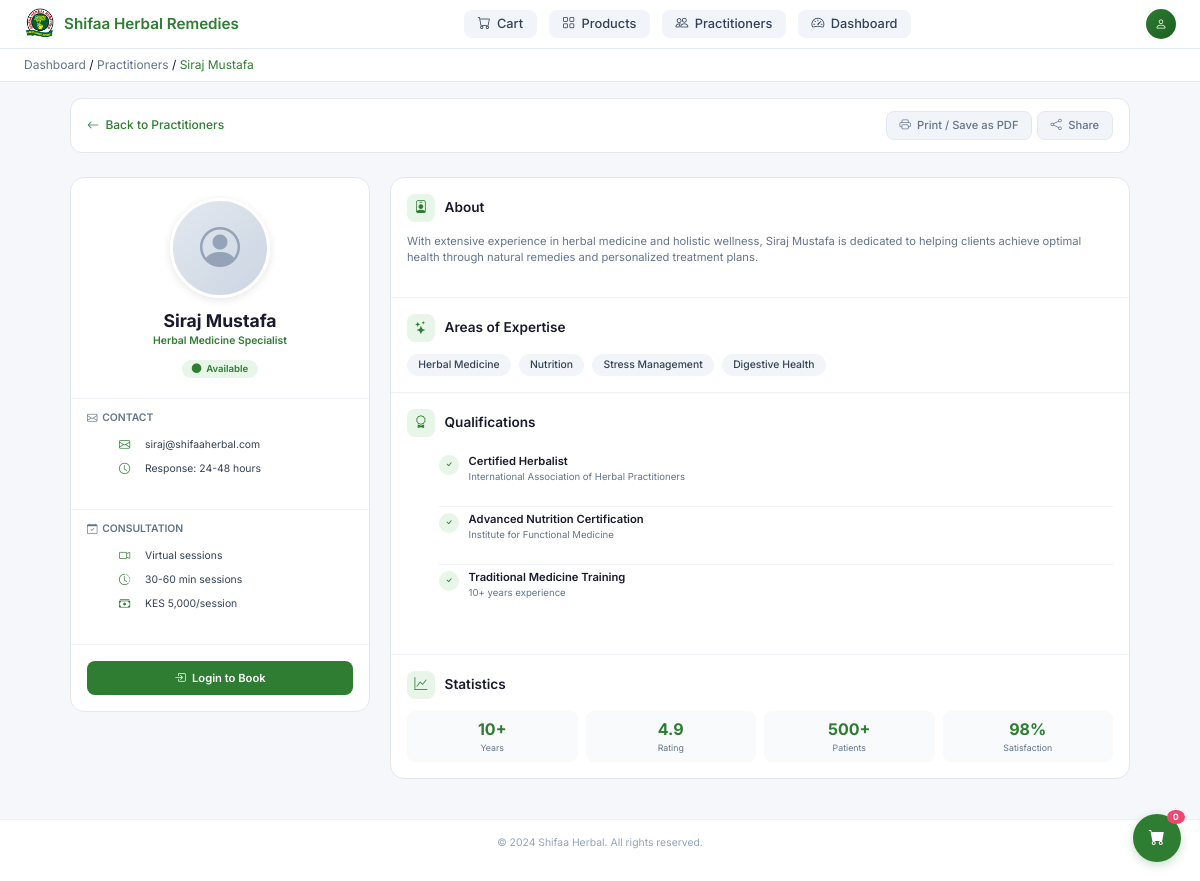
Page /practitioners/2 on the committed database.
### models.py (models this page shows, shortened)
class Practitioner(db.Model):
    __tablename__ = 'practitioner'
    id = db.Column(db.Integer, primary_key=True)
    name = db.Column(db.String(100), nullable=False, index=True)  # Added index
    title = db.Column(db.String(100))
    bio = db.Column(db.Text)
    specialties = db.Column(db.String(200), index=True)  # Added index
    image_url = db.Column(db.String(500))
    email = db.Column(db.String(120), unique=True, index=True)  # Added index
    phone = db.Column(db.String(20))
    is_active = db.Column(db.Boolean, default=True, index=True)  # Added index
    created_at = db.Column(db.DateTime, default=datetime.utcnow)
    updated_at = db.Column(db.DateTime, default=datetime.utcnow, onupdate=datetime.utcnow)
    appointments = db.relationship('Appointment', backref='practitioner', lazy='dynamic')
    questions = db.relationship('Question', backref='practitioner', lazy='dynamic')

### app.py (the view)
    @app.route("/practitioners/<int:practitioner_id>")
    def practitioner_detail(practitioner_id):
        from models import Practitioner
        practitioner = db.session.get(Practitioner, practitioner_id)
        if not practitioner or not practitioner.is_active:
            flash("Practitioner not found or not available.", "error")
            return redirect(url_for("practitioners"))
        return render_template("user/practitioner_detail.html", practitioner=practitioner)

### templates/user/practitioner_detail.html (shortened to what this page needs)
<!DOCTYPE html>
<html lang="en">
<head>
    <link href="https://cdn.jsdelivr.net/npm/bootstrap@5.3.0-alpha1/dist/css/bootstrap.min.css" rel="stylesheet">
    <link href="https://cdn.jsdelivr.net/npm/bootstrap-icons@1.8.1/font/bootstrap-icons.css" rel="stylesheet">
</head>
<body>
    <div class="top-nav">
        <div class="logo-area">
            <img class="logo-image" src="{{ url_for('static', filename='Screenshot 2026-04-01 182842.png') }}" alt="Shifaa Herbal">
            <span class="logo-text">Shifaa Herbal Remedies</span>
        </div>
        <div class="nav-links">
            <a href="{{ url_for('cart') }}" class="nav-link"><i class="bi bi-cart"></i> <span>Cart</span></a>
            <a href="{{ url_for('products') }}" class="nav-link"><i class="bi bi-grid"></i> <span>Products</span></a>
            <a href="{{ url_for('practitioners') }}" class="nav-link"><i class="bi bi-people"></i> <span>Practitioners</span></a>
            <a href="{{ url_for('dashboard') }}" class="nav-link"><i class="bi bi-speedometer2"></i> <span>Dashboard</span></a>
        </div>
        <div class="user-info">
            <div class="user-avatar"><i class="bi bi-person"></i></div>
        </div>
    </div>
    <div class="breadcrumb-bar">
        <a href="{{ url_for('dashboard') }}">Dashboard</a> <span>/</span>
        <a href="{{ url_for('practitioners') }}">Practitioners</a> <span>/</span>
        <span style="color: #2e7d32;">{{ practitioner.name }}</span>
    </div>
    <div class="main-container">
        <div class="quick-actions">
            <a href="{{ url_for('practitioners') }}" class="back-link"><i class="bi bi-arrow-left"></i> Back to Practitioners</a>
            <div>
                <button class="quick-action-btn" onclick="window.print()"><i class="bi bi-printer"></i> Print / Save as PDF</button>
                <button class="quick-action-btn" id="shareBtn"><i class="bi bi-share"></i> Share</button>
            </div>
        </div>
        <div class="practitioner-layout">
            <aside class="practitioner-sidebar">
                <div class="profile-header">
                    <div class="profile-image">
                        {% if practitioner.image_url %}
                        <img src="{{ practitioner.image_url }}" alt="{{ practitioner.name }}">
                        {% else %}
                        <i class="bi bi-person-circle"></i>
                        {% endif %}
                    </div>
                    <h2>{{ practitioner.name }}</h2>
                    <p class="profile-title">{{ practitioner.title or 'Herbal Medicine Specialist' }}</p>
                    <div class="availability-badge {% if practitioner.is_active %}available{% else %}unavailable{% endif %}">
                        <i class="bi bi-circle-fill"></i>
                        {% if practitioner.is_active %}Available{% else %}Unavailable{% endif %}
                    </div>
                </div>
                <div class="contact-section">
                    <div class="contact-title"><i class="bi bi-envelope"></i> Contact</div>
                    <ul class="contact-list">
                        {% if practitioner.email %}
                        <li class="contact-item"><i class="bi bi-envelope"></i> {{ practitioner.email }}</li>
                        {% endif %}
                        <li class="contact-item"><i class="bi bi-clock"></i> Response: 24-48 hours</li>
                    </ul>
                </div>
                <div class="contact-section">
                    <div class="contact-title"><i class="bi bi-calendar-check"></i> Consultation</div>
                    <ul class="contact-list">
                        <li class="contact-item"><i class="bi bi-camera-video"></i> Virtual sessions</li>
                        <li class="contact-item"><i class="bi bi-clock-history"></i> 30-60 min sessions</li>
                        <li class="contact-item"><i class="bi bi-cash-stack"></i> KES {{ practitioner.consultation_fee or '5,000' }}/session</li>
                    </ul>
                </div>
                <div class="book-section">
                    {% if current_user.is_authenticated %}
                    <a href="{{ url_for('book_appointment', practitioner_id=practitioner.id) }}" class="book-btn">
                        <i class="bi bi-calendar-check"></i> Book Appointment
                    </a>
                    {% else %}
                    <a href="{{ url_for('login') }}" class="book-btn"><i class="bi bi-box-arrow-in-right"></i> Login to Book</a>
                    {% endif %}
                </div>
            </aside>
            <div class="practitioner-content">
                <div class="content-section">
                    <div class="section-header">
                        <div class="section-icon"><i class="bi bi-person-badge"></i></div>
                        <div class="section-title">About</div>
                    </div>
                    <div class="section-content">
                        {% if practitioner.bio %}
                        <p>{{ practitioner.bio }}</p>
                        {% else %}
                        <p>With extensive experience in herbal medicine and holistic wellness, {{ practitioner.name }} is dedicated to helping clients achieve optimal health through natural remedies and personalized treatment plans.</p>
                        {% endif %}
                    </div>
                </div>
                <div class="content-section">
                    <div class="section-header">
                        <div class="section-icon"><i class="bi bi-stars"></i></div>
                        <div class="section-title">Areas of Expertise</div>
                    </div>
                    <div class="specialties-grid">
                        {% if practitioner.specialties %}
                            {% for specialty in practitioner.specialties.split(',') %}
                            <span class="specialty-tag">{{ specialty.strip() }}</span>
                            {% endfor %}
                        {% else %}
                            <span class="specialty-tag">Herbal Medicine</span>
                            <span class="specialty-tag">Nutrition</span>
                            <span class="specialty-tag">Stress Management</span>
                            <span class="specialty-tag">Digestive Health</span>
                        {% endif %}
                    </div>
                </div>
                <div class="content-section">
                    <div class="section-header">
                        <div class="section-icon"><i class="bi bi-award"></i></div>
                        <div class="section-title">Qualifications</div>
                    </div>
                    <ul class="qualifications-list">
                        <li class="qualification-item">
                            <div class="qualification-icon"><i class="bi bi-check"></i></div>
                            <div class="qualification-content">
                                <h4>Certified Herbalist</h4>
                                <p>International Association of Herbal Practitioners</p>
                            </div>
                        </li>
                        <li class="qualification-item">
                            <div class="qualification-icon"><i class="bi bi-check"></i></div>
                            <div class="qualification-content">
                                <h4>Advanced Nutrition Certification</h4>
                                <p>Institute for Functional Medicine</p>
                            </div>
                        </li>
                        <li class="qualification-item">
                            <div class="qualification-icon"><i class="bi bi-check"></i></div>
                            <div class="qualification-content">
                                <h4>Traditional Medicine Training</h4>
                                <p>{{ practitioner.experience_years or '10+' }} years experience</p>
                            </div>
                        </li>
                    </ul>
                </div>
                <div class="content-section">
                    <div class="section-header">
                        <div class="section-icon"><i class="bi bi-graph-up"></i></div>
                        <div class="section-title">Statistics</div>
                    </div>
                    <div class="stats-grid">
                        <div class="stat-card"><div class="stat-value">{{ practitioner.experience_years or '10+' }}</div><div class="stat-label">Years</div></div>
                        <div class="stat-card"><div class="stat-value">{{ practitioner.rating or '4.9' }}</div><div class="stat-label">Rating</div></div>
                        <div class="stat-card"><div class="stat-value">{{ practitioner.patients_count or '500+' }}</div><div class="stat-label">Patients</div></div>
                        <div class="stat-card"><div class="stat-value">98%</div><div class="stat-label">Satisfaction</div></div>
                    </div>
                </div>
            </div>
        </div>
    </div>
    <div class="footer">
        <p>&copy; 2024 Shifaa Herbal. All rights reserved.</p>
    </div>
    <a href="{{ url_for('cart') }}" class="floating-cart">
        <i class="bi bi-cart-fill"></i>
        <span class="cart-badge">{{ cart_count|default(0) }}</span>
    </a>
</body>
</html>

### rows in the picture
Practitioner: name "Siraj Mustafa", title "Herbal Medicine Specialist", email "siraj@shifaaherbal.com"

### other values in the picture
{{ practitioner.consultation_fee or '5,000' }} "5,000"
{{ practitioner.experience_years or '10+' }} "10+"
{{ practitioner.rating or '4.9' }} "4.9"
{{ practitioner.patients_count or '500+' }} "500+"
{{ cart_count|default(0) }} "0"
